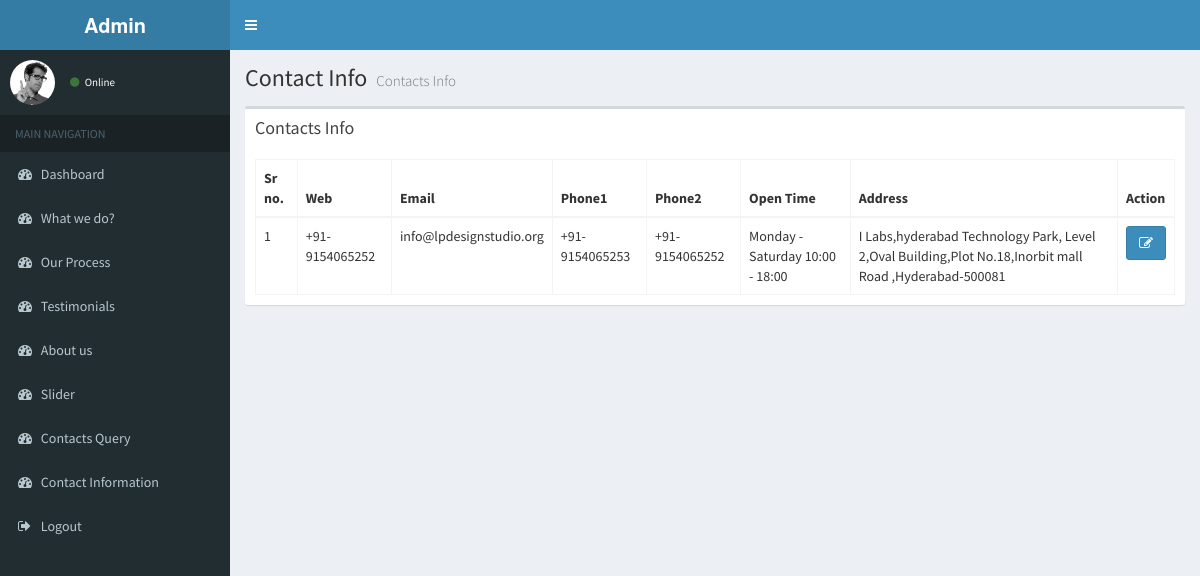
/admin/index.php/welcome/contactinfo, run on the app's committed database.
### tables this page shows
CREATE TABLE `contact_info` (
  `id` int(11) NOT NULL,
  `email` varchar(255) NOT NULL,
  `address` text NOT NULL,
  `web` varchar(255) NOT NULL,
  `phone1` varchar(255) NOT NULL,
  `phone2` varchar(255) NOT NULL,
  `open_time` text NOT NULL
);

### admin/application/controllers/Welcome.php (called while the page is built, shortened)
<?php
Class Welcome extends CI_Controller{
	 function __construct() {
        $this->load->model('admin_model');
    }
	public function contactinfo(){
		$data['contactinfo']=$this->admin_model->contactinfo();
		$this->load->view('header');
		$this->load->view('contact-info',$data);
		$this->load->view('footer');
	}
}
	?>

### admin/index.php (called while the page is built, shortened)
<?php
require_once BASEPATH.'core/CodeIgniter.php';

### admin/application/models/Admin_model.php (called while the page is built, shortened)
<?php
	 Class Admin_model extends CI_Model
	 {
		public function contactinfo(){
		 	$list=$this->db->select(['*'])->from('contact_info')->get();
			return $list->result();
		}
	}
	?>

### admin/application/views/contact-info.php (the view, shortened to what this page needs)
  <div class="content-wrapper">
    <section class="content-header">
      <h1>
      Contact Info
        <small>Contacts Info</small>
      </h1>
    </section>
    <section class="content">
      <div class="row">
        <div class="col-xs-12">
          <div class="box">
            <div class="box-header">
              <h3 class="box-title">Contacts Info</h3>
            </div>
            <div class="box-body">
              <table id="example2" class="table table-bordered table-hover">
                <thead>
                <tr>
				  <th>Sr no.</th>
                  <th>Web</th>
                  <th>Email</th>
				  <th>Phone1</th>
				  <th>Phone2</th>
				  <th>Open Time</th>
				  <th>Address</th>
                  <th>Action</th>
                </tr>
                </thead>
                <tbody>
				<?php
				$i=1;
				foreach($contactinfo as $contactinfos)
				      {
			    ?>
                <tr>
					<td> <?php echo $i++; ?></td>
					<td><?php echo $contactinfos->web; ?></td>
					<td><?php echo $contactinfos->email; ?></td>
					<td><?php echo $contactinfos->phone1; ?></td>
					<td><?php echo $contactinfos->phone2; ?></td>
					<td><?php echo $contactinfos->open_time; ?></td>
					<td><?php echo $contactinfos->address; ?></td>
                    <td><a href="<?php echo base_url(); ?>welcome/editcontactinfo/<?php echo $contactinfos->id; ?>"  class="btn btn-primary"><i class="fa fa-edit"></i></a>
                </tr>
				<?php } ?>
                </tbody>
              </table>
            </div>
          </div>
        </div>
      </div>
    </section>
  </div>
</body>
</html>

### data on the page
contact_info: web "+91-9154065252", email "info@lpdesignstudio.org", phone1 "+91-9154065253", phone2 "+91-9154065252", open_time "Monday - Saturday 10:00 - 18:00", address "I Labs,hyderabad Technology Park, Level 2,Oval Building,Plot No.18,Inorbit mall Road ,Hyderabad-500081"
